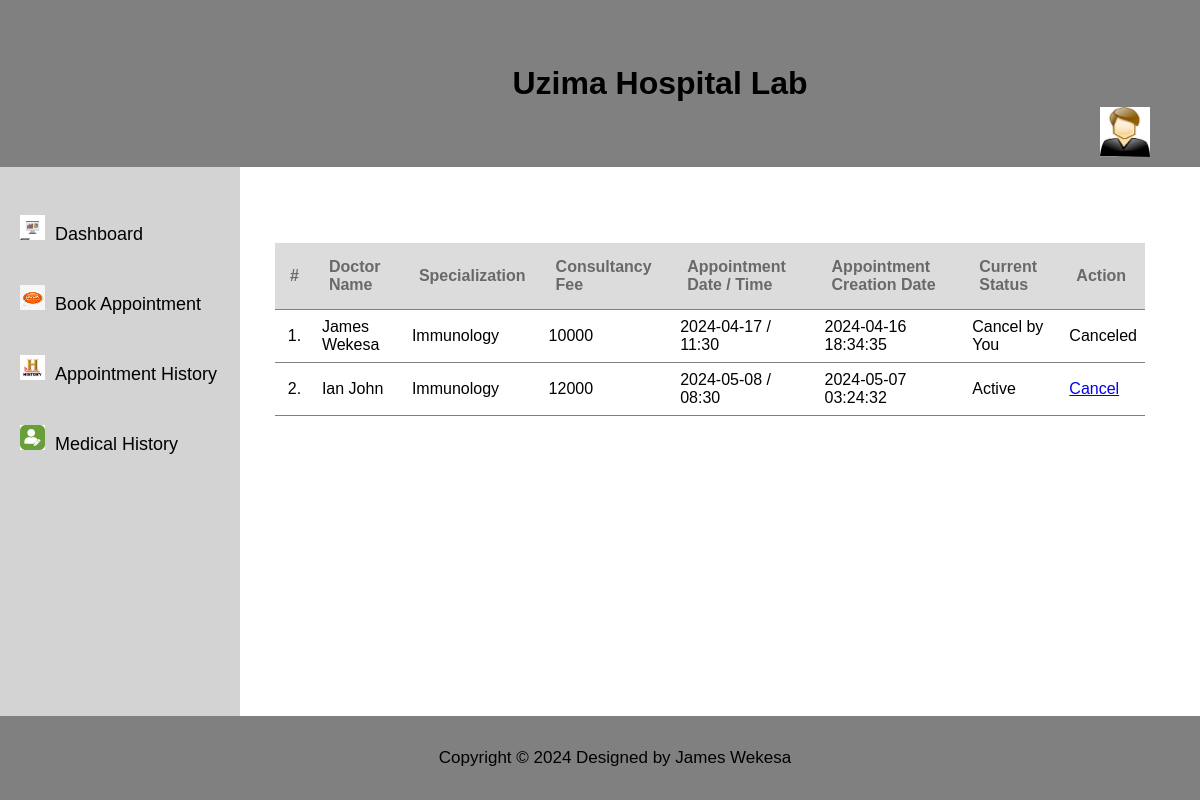
Screenshot of /patient/appointment-history.php (signed in) with the database file from the repository.
### tables this page shows
CREATE TABLE `appointment` (
  `id` int(11) NOT NULL,
  `doctorSpecialization` varchar(255) DEFAULT NULL,
  `doctorId` int(11) DEFAULT NULL,
  `userId` int(11) DEFAULT NULL,
  `consultancyFees` int(11) DEFAULT NULL,
  `appointmentDate` varchar(255) DEFAULT NULL,
  `appointmentTime` varchar(255) DEFAULT NULL,
  `postingDate` timestamp NULL DEFAULT current_timestamp(),
  `userStatus` int(11) DEFAULT NULL,
  `doctorStatus` int(11) DEFAULT NULL,
  `updationDate` timestamp NULL DEFAULT NULL ON UPDATE current_timestamp()
);

CREATE TABLE `doctors` (
  `id` int(11) NOT NULL,
  `specilization` varchar(255) DEFAULT NULL,
  `doctorName` varchar(255) DEFAULT NULL,
  `address` longtext DEFAULT NULL,
  `docFees` varchar(255) DEFAULT NULL,
  `contactno` bigint(11) DEFAULT NULL,
  `docEmail` varchar(255) DEFAULT NULL,
  `password` varchar(255) DEFAULT NULL,
  `creationDate` timestamp NULL DEFAULT current_timestamp(),
  `updationDate` timestamp NULL DEFAULT NULL ON UPDATE current_timestamp(),
  `username` varchar(255) DEFAULT NULL
);

### patient/appointment-history.php (the view, shortened to what this page needs)
<?php
include('db_connect.php');
?>
<!DOCTYPE html>
<html lang="en">
<head>
    <link rel="stylesheet" href="dashboard.css">
</head>
<body>
<header>
    <h1 style="text-align: center; color: black; margin: 5px;">Uzima Hospital Lab</h1>
    <div class="dropdown_1" style="text-align: center;">
        <a href="#" class="dropdown-toggle" data-toggle="dropdown">
            <img src="img/images.jpg" style="margin-right: 10px; width: 50px; height: 50px;">
        </a>
    </div>
</header>
<div class="container">
    <aside>
        <ul>
            <li><a href="dashboard.php"><img src="img/dashboard.png">Dashboard</a></li>
            <li><a href="book-appointment.php"><img src="img/book_appointment.png">Book Appointment</a></li>
            <li><a href="appointment-history.php"><img src="img/history.png" >Appointment History</a></li>
            <li><a href="manage-medhistory.php"><img src="img/edit-profile.jpg">Medical History</a></li>
        </ul>
    </aside>
    <main>
        <h2>PATIENT | APPOINTMENT HISTORY</em></h2>
        <div class="container">
            <div class="row">
                <div class="col-md-12">
                    <table class="table table-hover" id="sample-table-1">
                        <thead>
                        <tr>
                            <th class="center">#</th>
                            <th>Doctor Name</th>
                            <th>Specialization</th>
                            <th>Consultancy Fee</th>
                            <th>Appointment Date / Time </th>
                            <th>Appointment Creation Date  </th>
                            <th>Current Status</th>
                            <th>Action</th>
                        </tr>
                        </thead>
                        <tbody>
                        <?php
                        $sql=mysqli_query($conn,"select doctors.doctorName as docname,appointment.*  from appointment join doctors on doctors.id=appointment.doctorId where appointment.userId='".$_SESSION['id']."'");
                        $cnt=1;
                        while($row=mysqli_fetch_array($sql)) {
                            ?>
                            <tr>
                                <td class="center"><?php echo $cnt;?>.</td>
                                <td class="hidden-xs"><?php echo $row['docname'];?></td>
                                <td><?php echo $row['doctorSpecialization'];?></td>
                                <td><?php echo $row['consultancyFees'];?></td>
                                <td><?php echo $row['appointmentDate'];?> / <?php echo $row['appointmentTime'];?></td>
                                <td><?php echo $row['postingDate'];?></td>
                                <td>
                                    <?php
                                    if(($row['userStatus']==1) && ($row['doctorStatus']==1)) {
                                        echo "Active";
                                    }
                                    if(($row['userStatus']==0) && ($row['doctorStatus']==1)) {
                                        echo "Cancel by You";
                                    }
                                    ?>
                                </td>
                                <td>
                                    <div>
                                        <?php
                                        if(($row['userStatus']==1) && ($row['doctorStatus']==1)) {
                                            ?>
                                            <a href="appointment-history.php?id=<?php echo $row['id']?>&cancel=update" onClick="return confirm('Are you sure you want to cancel this appointment ?')" title="Cancel Appointment" tooltip="Remove">Cancel</a>
                                            <?php
                                        } else {
                                            echo "Canceled";
                                        }
                                        ?>
                                    </div>
                                </td>
                            </tr>
                            <?php
                            $cnt=$cnt+1;
                        }
                        ?>
                        </tbody>
                    </table>
                </div>
            </div>
        </div>
    </main>
</div>
<footer>
    <div class="footer">
        <p>Copyright &copy; <?php echo date("Y"); ?> Designed by James Wekesa</p>
    </div>
</footer>
</body>
</html>

### patient/dashboard.css (style rules this page uses)
html, body, header, footer, nav, ul, li, main, aside { margin: 0; padding: 0; }
body { font-family: Arial, sans-serif; }
header { background-color: DarkSlateGray; color: white; padding: 20px; }
.container { display: flex; margin: 20px; }
aside { width: 20%; background-color: LightGray; padding: 20px; }
aside ul { list-style: none; align-items: center; }
aside ul li a { color: black; text-decoration: none; font-size: 18px; display: inline-block; margin-top: 35px; position: relative; padding-bottom: 5px; }
aside ul li img { width: 25px; height: 25px; margin-right: 10px; }
main { flex: 1; padding: 15px; }
footer { background-color: DarkSlateGray; color: white; text-align: center; padding: 20px; }
h2 { text-align: center; }

### patient/appointment-history.php (style rules this page uses)
header { background-color: gray; padding: 60px; margin-bottom: 0; }
.dropdown_1 { position: absolute; right: 160px; }
footer { background-color: gray; padding: 15px; text-align: center; color: black; }
p { font-size: 17px; }
header { position: fixed; top: 0; left: 0; width: 100%; background-color: gray; z-index: 1000; }
footer { position: fixed; bottom: 0; left: 0; width: 100%; background-color: gray; z-index: 1000; }
.container { margin-top: 60px; margin-bottom: 30px; padding-bottom: 30px; overflow-y: auto; }
aside { position: fixed; top: 60px; left: 0; width: 200px; height: calc(100% - 90px); background-color: lightgray; padding: 20px; overflow-y: auto; margin-top: 65px; margin-right: 20px; margin-top: 100px; }
main { margin-left: 220px; margin-top: 40px; }
table { width: 100%; border-collapse: collapse; margin-top: 20px; }
th, td { padding: 8px; text-align: left; border-bottom: 1px solid gray; }
th.center, td.center { text-align: center; }
th { background-color: gainsboro; color: dimgray; padding: 15px; }

### rows the page displays
appointment: doctorId.doctorName "James Wekesa", doctorSpecialization "Immunology", consultancyFees "10000", appointmentDate "2024-04-17", appointmentTime "11:30", postingDate "2024-04-16 18:34:35", userStatus "Cancel by You"
appointment: doctorId.doctorName "Ian John", doctorSpecialization "Immunology", consultancyFees "12000", appointmentDate "2024-05-08", appointmentTime "08:30", postingDate "2024-05-07 03:24:32", userStatus "Active"
